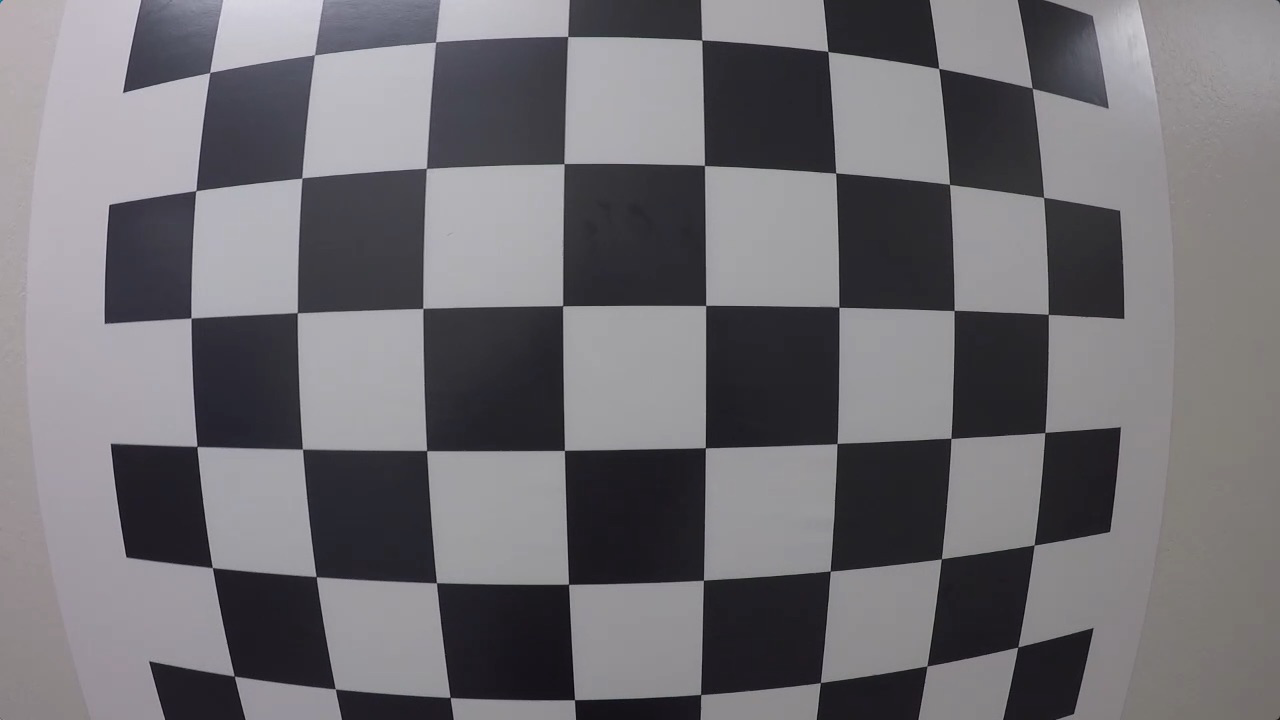
#> input picture sdc_eng/camera_calibration/calibration_test.png, 1280 x 720 px
$ python find_corners.py
#> lines starting #> are read from the running program, lines starting #| are printed output that depends on the picture; after the words box and inside, x2 and y2 are one past the last pixel; in counts of white or black regions, pixels touching at a corner belong together
import numpy as np
import cv2
import matplotlib.pyplot as plt
import matplotlib.image as mpimg

nx = 8
ny = 6

image = cv2.imread("calibration_test.png")
#> image is the input picture: shape (720, 1280, 3); mean B, G, R 115.4, 110.9, 112.9

gray = cv2.cvtColor(image, cv2.COLOR_RGB2GRAY)

ret, corners = cv2.findChessboardCorners(gray, patternSize = (nx, ny), corners = None)
#> ret = True; corners = 48 rows, first 8: [209.7, 72.55], [312, 56], [438, 43], [567.7, 36.49], [701.7, 40.13], [827.7, 51.44], [938.6, 68.41], [1032.3, 88.19]

# if found...
if ret:

    # draw the corners
    cv2.drawChessboardCorners(image, (nx, ny), corners, ret)
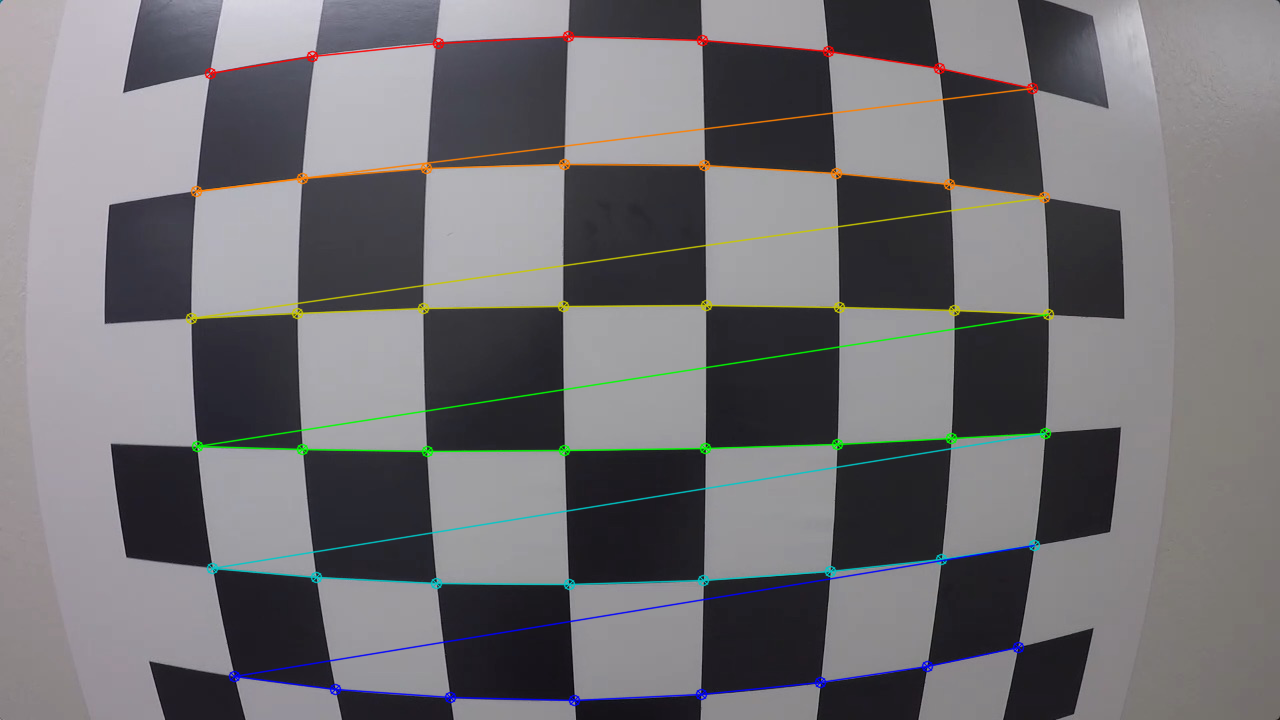
#> image: shape (720, 1280, 3); 3.33% of pixels changed, all inside (x1, y1, x2, y2) = (185, 30, 1055, 707)
    plt.imshow(image)
    plt.show()

$ run again, with sdc_eng/camera_calibration/test_image2.png copied over sdc_eng/camera_calibration/calibration_test.png
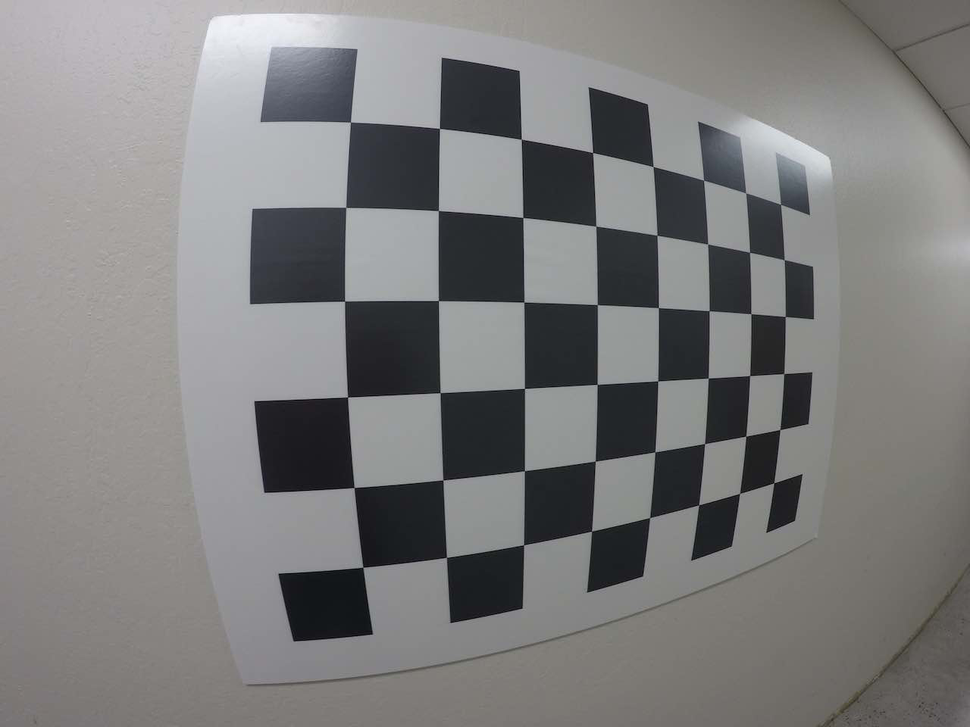
#> input picture sdc_eng/camera_calibration/test_image2.png, 970 x 727 px, shrunk from 1280 x 960 before the run
#> image is the input picture: shape (727, 970, 3); mean B, G, R 124.9, 125, 125.3
#> ret = True; corners = 48 rows, first 8: [350.5, 122], [439.4, 128.4], [521.3, 139], [592.6, 152.6], [653.1, 166.6], [703.6, 180.2], [745.6, 193], [780.6, 204.4]
#> `cv2.drawChessboardCorners(image, (nx, ny), corners, ret)`:
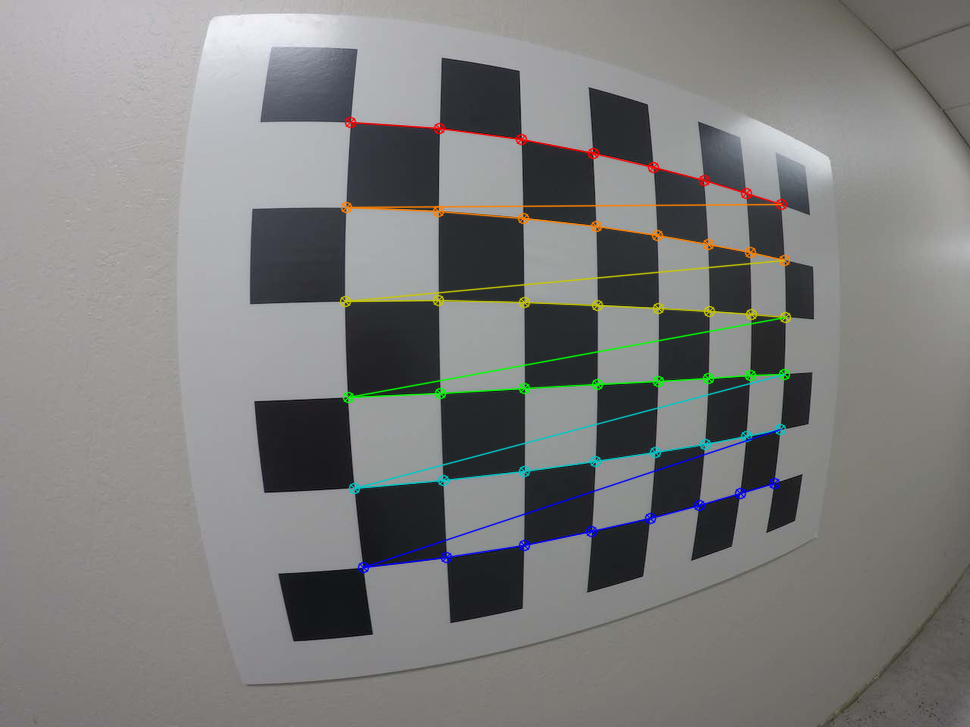
#> image: shape (727, 970, 3); 2.55% of pixels changed, all inside (x1, y1, x2, y2) = (339, 116, 792, 574)
